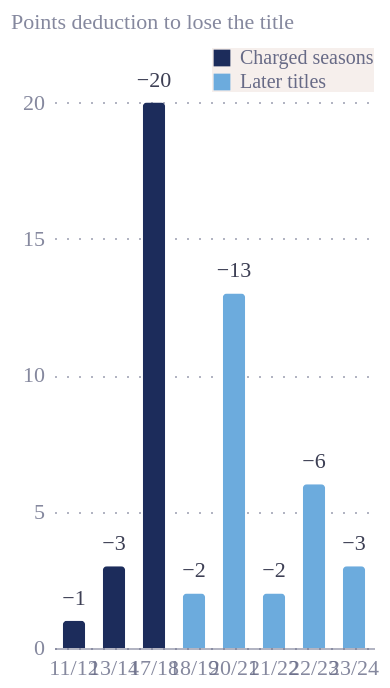

Here is the Vega-Lite specification saved for this chart:
### Vega-Lite specification from a JSON file in a GitHub repository (floating-point values rounded to 4 significant figures)
{"$schema": "https://vega.github.io/schema/vega-lite/v5.json", "description": "Smallest points deduction that would cost Manchester City each Premier League title (from justice-league/, tipping points table)", "data": {"values": [{"season": "11/12", "points": 1, "period": "Charged seasons"}, {"season": "13/14", "points": 3, "period": "Charged seasons"}, {"season": "17/18", "points": 20, "period": "Charged seasons"}, {"season": "18/19", "points": 2, "period": "Later titles"}, {"season": "20/21", "points": 13, "period": "Later titles"}, {"season": "21/22", "points": 2, "period": "Later titles"}, {"season": "22/23", "points": 6, "period": "Later titles"}, {"season": "23/24", "points": 3, "period": "Later titles"}]}, "config": {"view": {"stroke": "transparent"}, "font": "Circular Std", "axis": {"labelColor": "#676A86", "labelFontSize": 11, "labelFont": "Circular Std", "labelOpacity": 0.8, "tickColor": "#676A86", "tickOpacity": 0.5, "domainColor": "#676A86", "domainOpacity": 0.5, "gridColor": "#676A86", "gridOpacity": 0.5, "titleColor": "#676A86", "titleOpacity": 0.8, "titleFont": "Circular Std", "titleFontWeight": "normal", "tickSize": 4}, "axisX": {"grid": false, "ticks": false, "labelAngle": 0, "labelPadding": 4}, "axisY": {"gridDash": [1, 5], "ticks": false, "domain": false, "labelPadding": 5, "titleAngle": 0, "titleAlign": "left", "titleBaseline": "bottom", "titleX": -22, "titleY": -8}, "legend": {"orient": "top-right", "direction": "vertical", "labelColor": "#676A86", "labelFont": "Circular Std", "labelFontSize": 10, "symbolType": "square", "symbolSize": 70, "rowPadding": 2, "padding": 0, "offset": 0, "fillColor": "#F6EFEC"}}, "width": "container", "height": "container", "encoding": {"x": {"field": "season", "type": "ordinal", "sort": null, "title": null}, "y": {"field": "points", "type": "quantitative", "scale": {"domain": [0, 22]}, "axis": {"values": [0, 5, 10, 15, 20], "title": "Points deduction to lose the title"}}}, "layer": [{"mark": {"type": "bar", "width": {"band": 0.62}, "cornerRadiusEnd": 2}, "encoding": {"color": {"field": "period", "type": "nominal", "sort": ["Charged seasons", "Later titles"], "scale": {"domain": ["Charged seasons", "Later titles"], "range": ["#1c2c5b", "#6cabdd"]}, "title": null}, "tooltip": [{"field": "season", "title": "Season"}, {"field": "points", "title": "Points to lose title"}]}}, {"mark": {"type": "text", "dy": -6, "baseline": "bottom", "fontSize": 11, "color": "#3d3f54"}, "transform": [{"calculate": "'−' + datum.points", "as": "label"}], "encoding": {"text": {"field": "label", "type": "nominal"}}}]}
